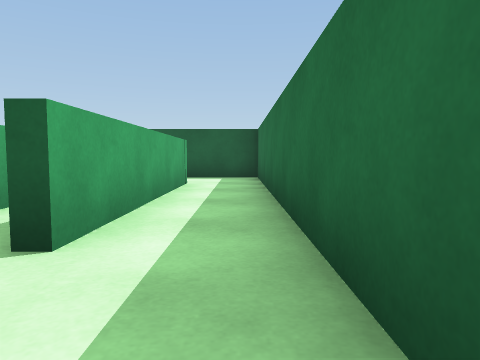
View 1 (above)

17 first-person views from a walk through a 3-D level made in the Unity game engine. The camera is 0.55 m above the floor, tilts 4° down and sees 70° across. The floor is counted in squares, 1 m on a side. Each view is taken from the middle of a square. On the plan, view 1 faces up. The plan holds only what a view shows up to about 9 squares ahead; the rest is blank. The place goes on beyond the plan. The player character is not drawn.

View 2
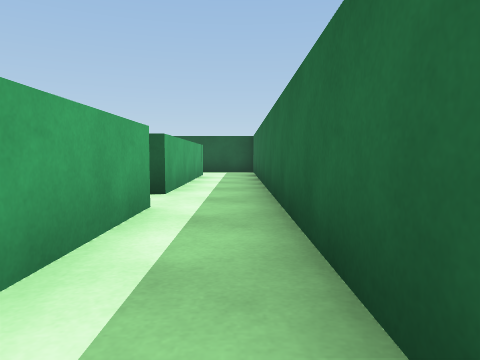

View 3
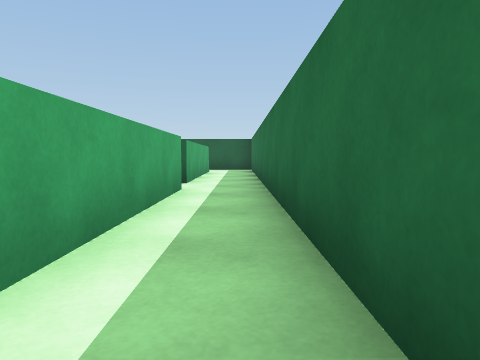

View 4
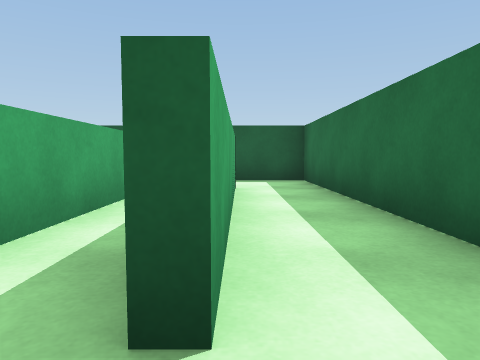

View 5
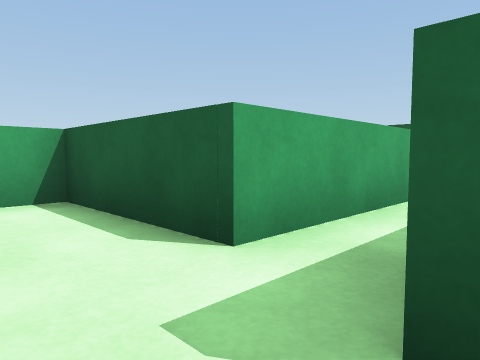

View 6
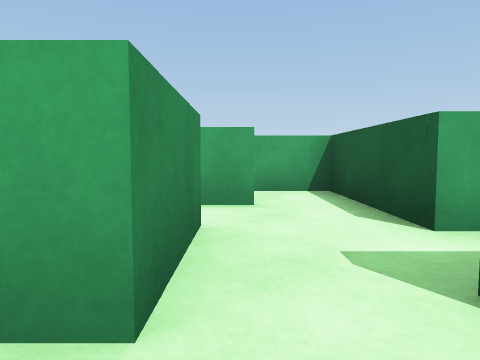

View 7
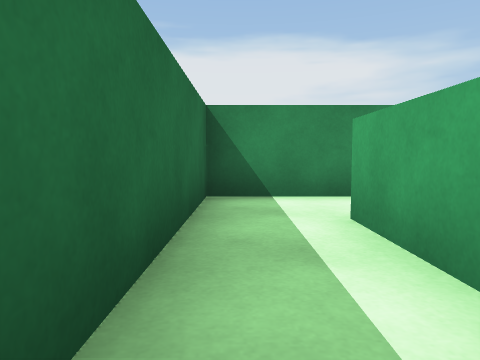

View 8
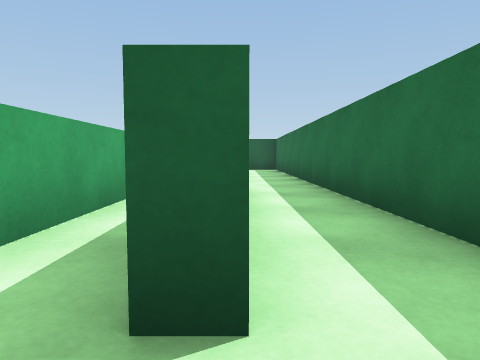

View 9
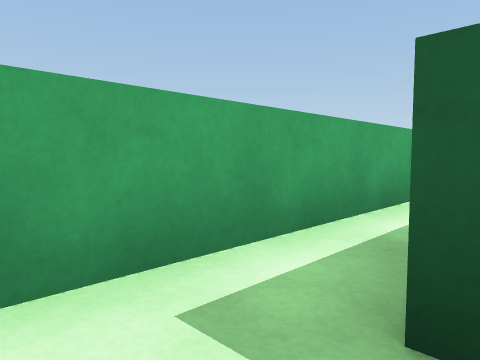

View 10
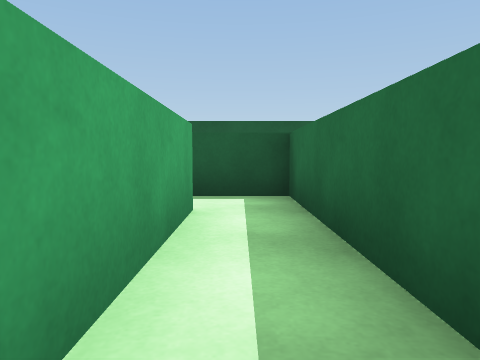

View 11
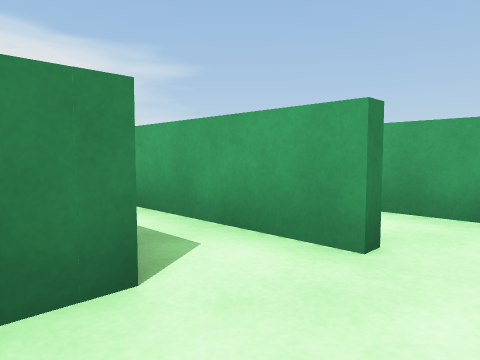

View 12
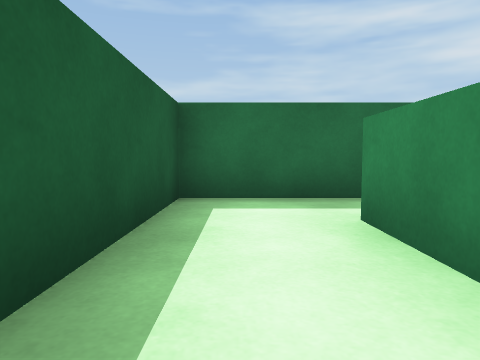

View 13
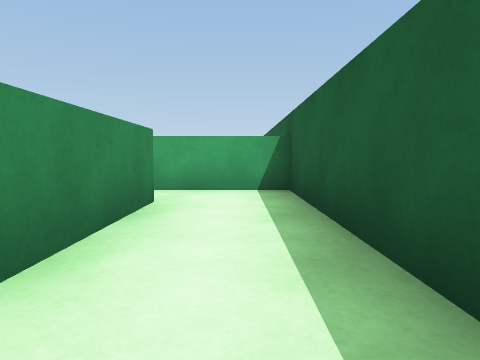

View 14
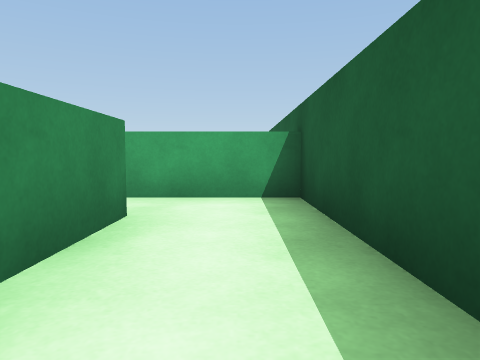

View 15
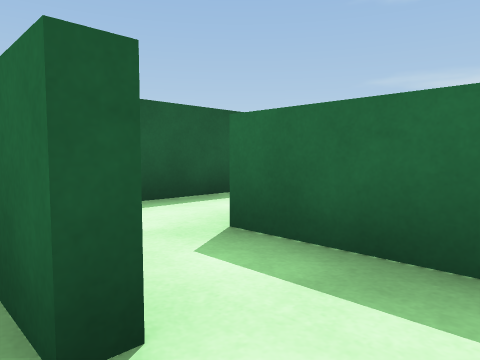

View 16
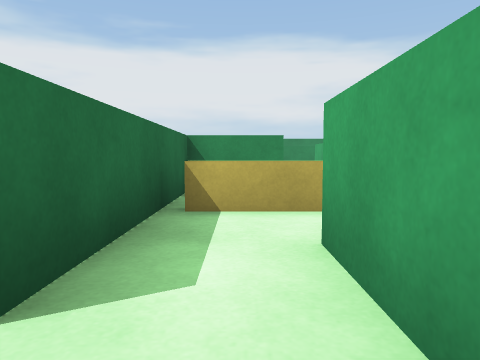

View 17
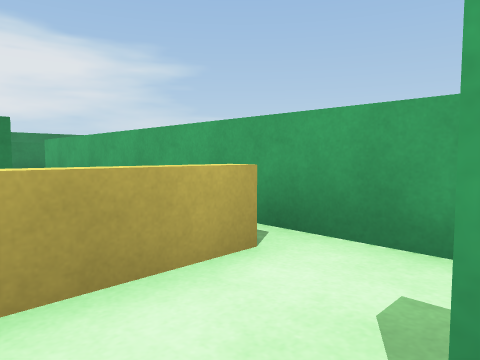

### Floor plan
Ten units are one square. View 1 is at (0, 0); x grows to the right and y downward. Boxes are objects, and circles mark ways between rooms. Rooms are numbered by the first view taken in them; rooms with no view inside come last. Other rooms are left out.
<svg viewBox="-76 -93 86 155">
<path fill="none" stroke="#000" d="M-10 -7 -10 40M-10 -70 -10 -19M-4 57 5 57 5 -88 -5 -88M-13 -29 -13 -67 -28 -67M-28 -7 -10 -7M-25 -55 -25 -24 -55 -24M-10 40 -14 40M-25 6 -25 49M-16 57 -4 57M-38 -12 -38 15M-42 -70 -10 -70M-5 -88 -55 -88 -55 -76M-55 -76 -55 -59M-71 -56 -71 -20M-42 -27 -42 -70M-66 -46 -44 -46"/>
<circle cx="-10" cy="-10" r="3" fill="#2a7"/>
<circle cx="-10" cy="45" r="3" fill="#2a7"/>
<circle cx="-10" cy="-80" r="3" fill="#2a7"/>
<circle cx="-50" cy="-70" r="3" fill="#2a7"/>
<text x="0" y="-20">1</text>
<text x="-20" y="-30">2</text>
<text x="-20" y="30">3</text>
<text x="-30" y="-80">4</text>
<text x="-50" y="-60">5</text>
</svg>
Room 1 opens to room 2. Room 1 opens to room 3. Room 1 opens to room 4. Room 4 opens to room 5.

Where each view was taken, in squares from view 1:
view 1: 0 up, 0 right, facing up
view 2: 3 down, 0 right, facing up
view 3: 5 down, 0 right, facing up
view 4: 1 up, 1 left, facing up
view 5: 1 up, 1 left, facing up-left
view 6: 1 up, 0 right, facing left
view 7: 1 down, 0 right, facing down
view 8: 5 down, 1 left, facing up
view 9: 5 down, 1 left, facing up-left
view 10: 2 up, 2 left, facing up
view 11: 2 up, 2 left, facing down-left
view 12: 8 up, 4 left, facing right
view 13: 8 up, 0 right, facing left
view 14: 8 up, 1 left, facing left
view 15: 5 up, 6 left, facing up-right
view 16: 8 up, 5 left, facing down
view 17: 6 up, 5 left, facing down-left
